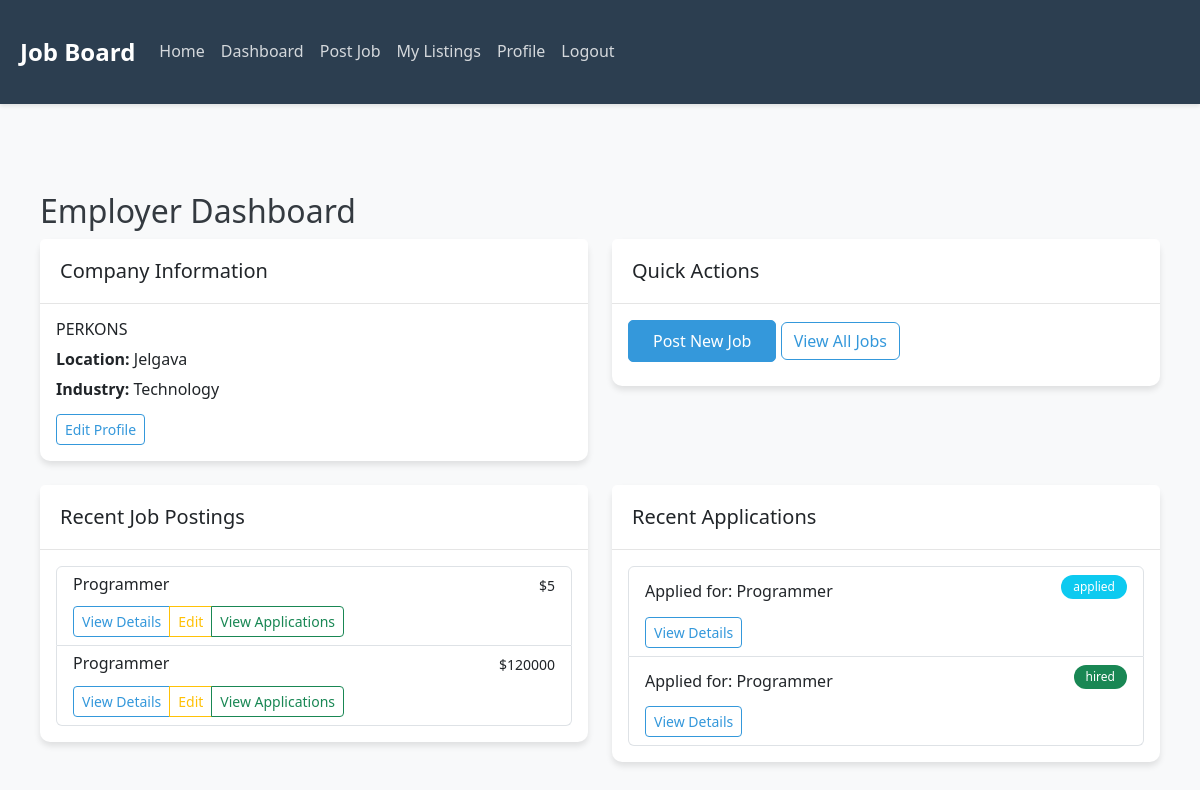
/dashboard (signed in), run on an earlier commit of the app's database.
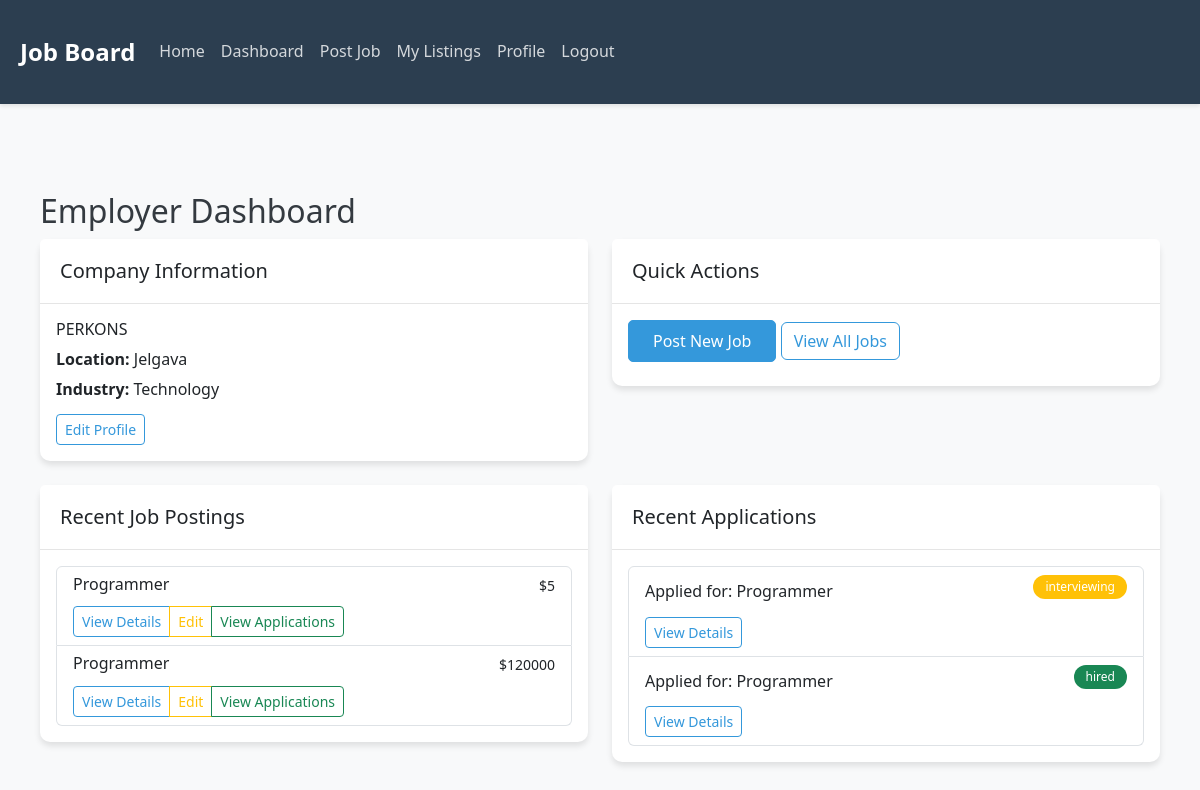
And on a later commit of the database.
### tables this page shows
CREATE TABLE application (
                id INTEGER PRIMARY KEY AUTOINCREMENT,
                user_id INTEGER NOT NULL,
                job_id INTEGER NOT NULL,
                status TEXT NOT NULL,
                message TEXT,
                created_at TIMESTAMP DEFAULT CURRENT_TIMESTAMP,
                FOREIGN KEY (user_id) REFERENCES user (id),
                FOREIGN KEY (job_id) REFERENCES job (id)
            );

CREATE TABLE job (
                id INTEGER PRIMARY KEY AUTOINCREMENT,
                title TEXT NOT NULL,
                description TEXT NOT NULL,
                requirements TEXT NOT NULL,
                salary INTEGER NOT NULL,
                company_id INTEGER NOT NULL,
                created_at TIMESTAMP DEFAULT CURRENT_TIMESTAMP,
                FOREIGN KEY (company_id) REFERENCES company (id)
            );

### app.py (the view)
@app.route('/dashboard')
@login_required
def dashboard():
    if current_user.role == 'job_seeker':
        db = get_db()
        cursor = db.cursor()
        cursor.execute('''
            SELECT j.*, c.name as company_name, c.location as company_location,
                   CASE WHEN a.id IS NOT NULL THEN 1 ELSE 0 END as has_applied
            FROM job j
            JOIN company c ON j.company_id = c.id
            LEFT JOIN application a ON j.id = a.job_id AND a.user_id = ?
            ORDER BY j.id DESC
            LIMIT 5
        ''', (current_user.id,))
        jobs = cursor.fetchall()
        cursor.execute('''
            SELECT a.*, j.title as job_title, c.name as company_name
            FROM application a
            JOIN job j ON a.job_id = j.id
            JOIN company c ON j.company_id = c.id
            WHERE a.user_id = ?
            ORDER BY a.id DESC
            LIMIT 5
        ''', (current_user.id,))
        applications = cursor.fetchall()
        db.close()
        return render_template('job_seeker_dashboard.html', jobs=jobs, applications=applications)
    else:
        db = get_db()
        cursor = db.cursor()
        cursor.execute('SELECT * FROM company WHERE owner_id = ?', (current_user.id,))
        company = cursor.fetchone()
        if not company:
            db.close()
            return render_template('employer_dashboard.html', company=None)
        cursor.execute('''
            SELECT j.*, c.name as company_name
            FROM job j
            JOIN company c ON j.company_id = c.id
            WHERE j.company_id = ?
            ORDER BY j.id DESC
            LIMIT 5
        ''', (company['id'],))
        jobs = cursor.fetchall()
        cursor.execute('''
            SELECT a.*, j.title as job_title, c.name as company_name
            FROM application a
            JOIN job j ON a.job_id = j.id
            JOIN company c ON j.company_id = c.id
            WHERE j.company_id = ?
            ORDER BY a.id DESC
            LIMIT 5
        ''', (company['id'],))
        applications = cursor.fetchall()
        db.close()
        return render_template('employer_dashboard.html', company=company, jobs=jobs, applications=applications)

### app.py (called while the page is built)
def get_db():
    db = sqlite3.connect(DATABASE)
    db.row_factory = sqlite3.Row
    return db

@login_manager.user_loader
def load_user(user_id):
    db = get_db()
    cursor = db.cursor()
    cursor.execute('SELECT * FROM user WHERE id = ?', (user_id,))
    user_data = cursor.fetchone()
    db.close()
    if user_data:
        return User(user_data['id'], user_data['name'], user_data['email'],
                   user_data['password'], user_data['role'])
    return None

### templates/employer_dashboard.html (shortened to what the changed rows need)
{% extends "base.html" %}
{% block content %}
<div class="container mt-4">
    <h2>Employer Dashboard</h2>
    {% if not company %}
    <div class="alert alert-warning">
        <p>Please set up your company profile to start posting jobs.</p>
        <a href="{{ url_for('company_profile') }}" class="btn btn-primary">Set Up Company Profile</a>
    </div>
    {% else %}
    <div class="row">
        <div class="col-md-6">
            <div class="card mb-4">
                <div class="card-body">
                    {% if applications %}
                    <div class="list-group">
                        {% for application in applications %}
                        <div class="list-group-item">
                            <div class="d-flex justify-content-between align-items-start">
                                <div class="flex-grow-1">
                                    <p class="mb-1">Applied for: {{ application['job_title'] }}</p>
                                </div>
                                <span class="badge bg-{{ 'success' if application['status'] == 'hired' else 'warning' if application['status'] == 'interviewing' else 'info' }} ms-2">
                                    {{ application['status'] }}
                                </span>
                            </div>
                            <a href="{{ url_for('job_applications', job_id=application['job_id']) }}" class="btn btn-sm btn-outline-primary mt-2">View Details</a>
                        </div>
                        {% endfor %}
                    </div>
                    {% else %}
                    <p>No applications received yet.</p>
                    {% endif %}
                </div>
            </div>
        </div>
    </div>
    {% endif %}
</div>
{% endblock %}

What changed in the data, as far as the page shows it:
changed application: status "applied" → "interviewing"
